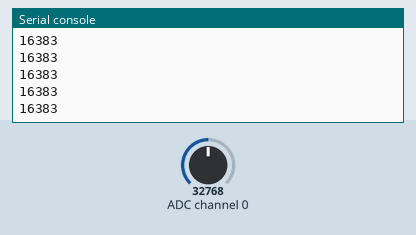
The program below on a simulated CircuitPython board. On the bench: the last lines printed to the serial console. Inputs (shaded band) come from the test bench; at power-on: ADC channel 0 = 32768 (analog values on the 0–65535 scale).

Above: at 1.2 s.
1.3 s: ADC channel 0 set to 45874
At 2.4 s:
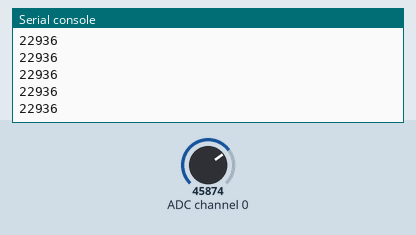
2.8 s: ADC channel 0 set to 57670
At 3.9 s:
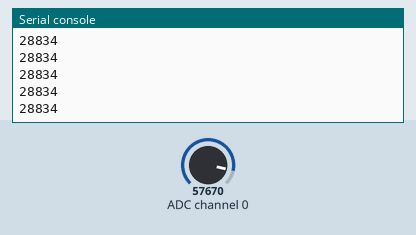
Timing chart, 0 to 5.8 s (numbered marks = the images above; inputs shaded):
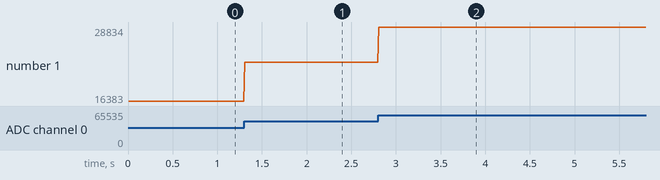

The program:

example.py
```python
# Uses an ADS1115 I²C ADC on a Raspberry Pi to read the AD8232 OUTPUT (ADS A0) at a high data rate and prints raw values every ~2 ms for plotting or logging.
#
# Buy this module: https://shillehtek.com/products/ecg-electrode-pads-ad8232-5-pack
# Full manual: https://shillehtek.com/blogs/shillehtek-product-manuals/ecg-electrode-pads-ad8232-5-pack-manual
# More examples: https://github.com/shillehbean/shillehtek-examples
#

import time
import board
import busio
import adafruit_ads1x15.ads1115 as ADS
from adafruit_ads1x15.analog_in import AnalogIn

# The Pi has no analog input: AD8232 OUTPUT -> ADS1115 A0
# pip3 install adafruit-circuitpython-ads1x15

i2c = busio.I2C(board.SCL, board.SDA)
ads = ADS.ADS1115(i2c)
ads.data_rate = 860              # fastest rate for waveform detail
chan = AnalogIn(ads, ADS.P0)

while True:
    print(chan.value)            # pipe to a plotter or log to a file
    time.sleep(0.002)
```

Measured:
- after the input at 1.3 s, the serial console: prints a new line at once (image 1)
- after the input at 2.8 s, the serial console: prints a new line at once (image 2)
- plotted number 1: 16383 → 22936 after the input at 1.3 s, 22936 → 28834 after the input at 2.8 s
